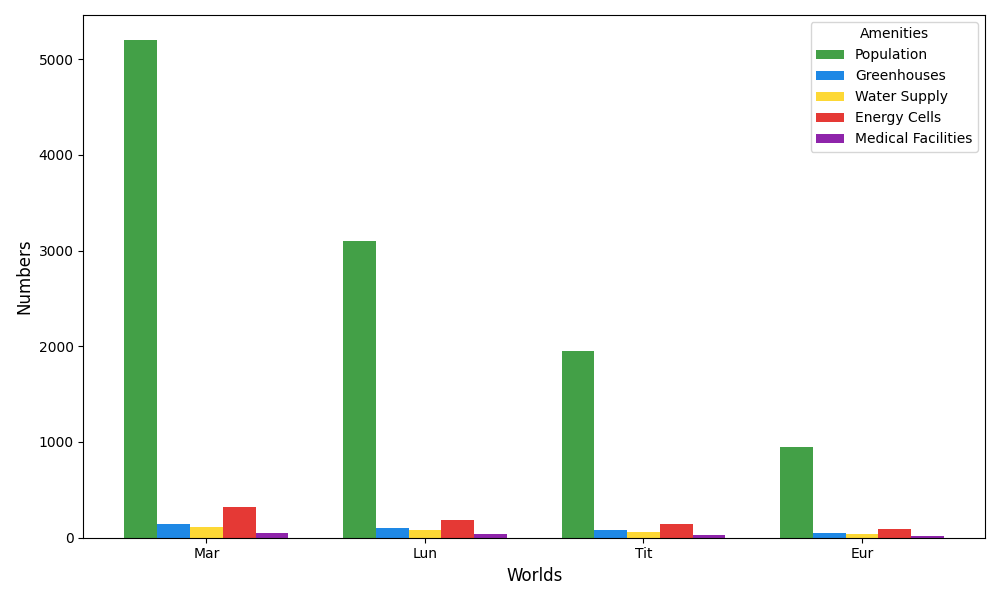

Here is the Python script that generated this plot:
import matplotlib.pyplot as plt
import numpy as np

data = {
    'Mars': {'Population': 5200, 'Greenhouses': 140, 'Water Supply': 110, 'Energy Cells': 320, 'Medical Facilities': 45},
    'Luna': {'Population': 3100, 'Greenhouses': 105, 'Water Supply': 85, 'Energy Cells': 190, 'Medical Facilities': 38},
    'Titan': {'Population': 1950, 'Greenhouses': 85, 'Water Supply': 55, 'Energy Cells': 145, 'Medical Facilities': 25},
    'Europa': {'Population': 950, 'Greenhouses': 45, 'Water Supply': 35, 'Energy Cells': 95, 'Medical Facilities': 18}
}

planets = list(data.keys())
amenities = list(data['Mars'].keys())
totals = np.array([[data[planet][amenity] for amenity in amenities] for planet in planets])

fig, ax = plt.subplots(figsize=(10, 6))

bar_width = 0.15
index = np.arange(len(planets))
colors = ['#43A047', '#1E88E5', '#FDD835', '#E53935', '#8E24AA']

for i, amenity in enumerate(amenities):
    ax.bar(index + i * bar_width, totals[:, i], bar_width, label=amenity, color=colors[i % len(colors)])

ax.set_xlabel("Worlds", fontsize=12)
ax.set_ylabel("Numbers", fontsize=12)
ax.set_xticks(index + bar_width * len(amenities) / 2 - bar_width / 2)
ax.set_xticklabels(["Mar", "Lun", "Tit", "Eur"])
ax.legend(title="Amenities")

plt.tight_layout()
plt.show()
